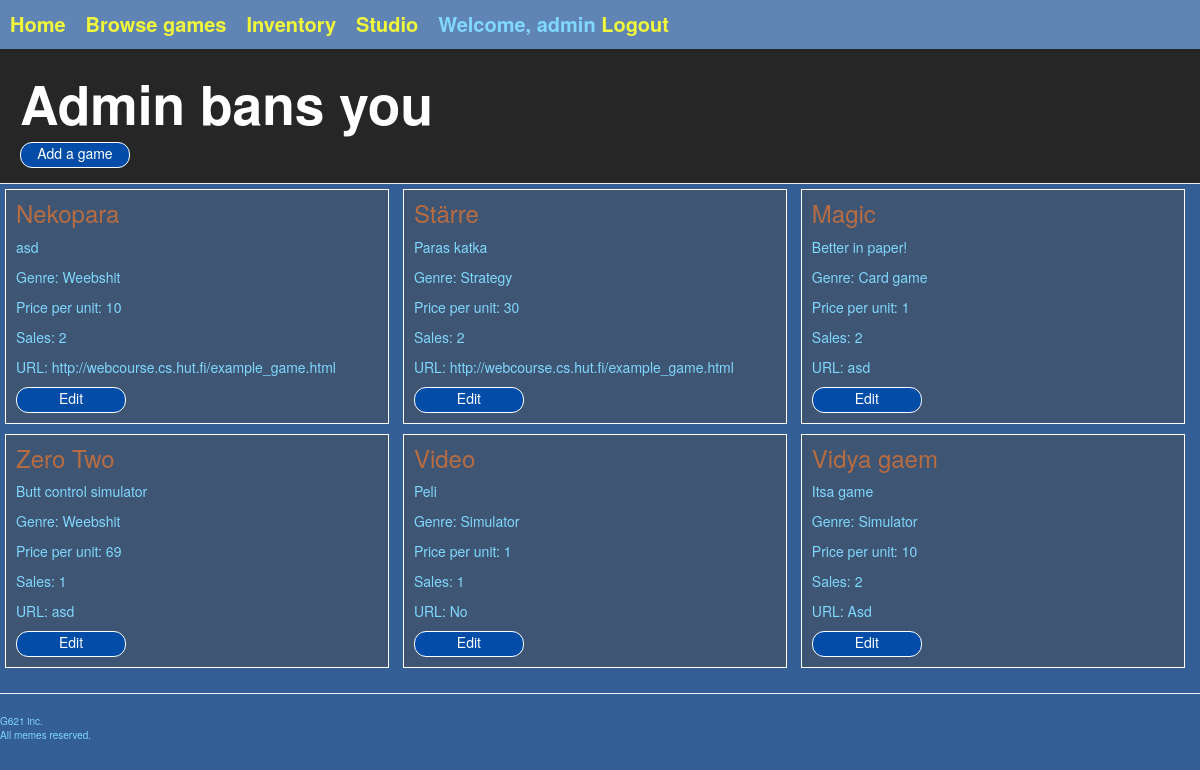
/studio/ (signed in), run on an earlier commit of the app's database.
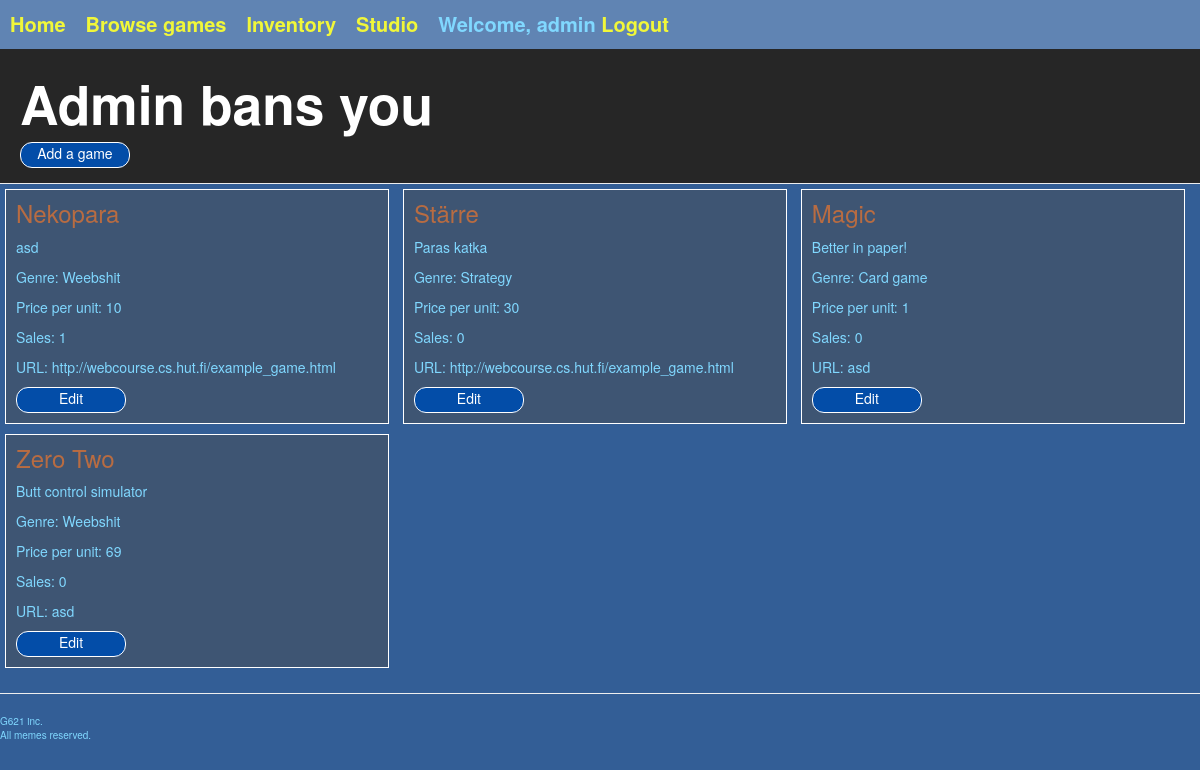
And on a later commit of the database.
### gameshop/models.py (models this page shows, shortened)
class Profile(models.Model):
    user = models.OneToOneField(User, on_delete=models.CASCADE)
    activated = models.BooleanField(default=False)
    link = models.CharField(max_length=50, default='')
    def gamesOwned(self):
        return Game.objects.filter(owner=Developer.objects.get(profile=self))

class Developer(models.Model):
    profile = models.OneToOneField(Profile, on_delete=models.CASCADE)
    studioname = models.CharField(max_length=50)

class Game(models.Model):
    id = models.AutoField(auto_created=True, primary_key=True)
    name = models.CharField(max_length=50)
    description = models.TextField(max_length=500)
    genre = models.ForeignKey(Genre, on_delete=models.CASCADE)
    sales = models.IntegerField(default=0)
    price = models.IntegerField(default=0)
    owner = models.ForeignKey(Developer, on_delete=models.CASCADE)
    url = models.CharField(max_length=300, default='http://webcourse.cs.hut.fi/example_game.html')
    bought = models.ManyToManyField(Profile, blank=True, through="Game_state")

class Genre(models.Model):
    name = models.CharField(max_length=20)

### gameshop/views.py (the view)
# urls.py: path('studio/', studio),
@login_required(login_url='/login/')
def studio(request):
    template = loader.get_template("gameshop/inventory/studio.html")
    context = getUserContext(request.user)
    return HttpResponse(template.render(context))

### gameshop/helpers.py (called while the page is built)
def getUserContext(user):
    if not user or user.is_anonymous:
        return { "profile": None, "developer": None }
    try:
        profile = Profile.objects.get(user=user)
    except Profile.DoesNotExist:
        profile = None
    try:
        developer = Developer.objects.get(profile=profile)
    except Developer.DoesNotExist:
        developer = None
    return { "profile": profile, "developer": developer }

### gameshop/templates/gameshop/inventory/studio.html (shortened to what this page needs)
{% extends "gameshop/generic.html" %}
{% block pageHeader %}
  <div class="page-header">
    <h1>
      {{ developer.studioname }}
    </h1>
    <form action="/studio/addgame/" class="add-game">
      <input class="play-now-button" type="submit" value="Add a game" />
    </form>
  </div>
{% endblock %}
{% block content %}
  {% for game in profile.gamesOwned %}
    <div class="store-block">
      <h3>{{ game.name }}</h3>
      <p class="game-description">
        {{ game.description }}
      </p>
      <p>Genre: {{ game.genre.name }}</p>
      <p>Price per unit: {{ game.price }}</p>
      <p>Sales: {{ game.sales }}</p>
      <p>URL: {{ game.url }}</p>
      <form action="/studio/{{ game.id }}/">
        <input class="play-now-button" type="submit" value="Edit" />
      </form>
    </div>
  {% endfor %}
{% endblock %}

### gameshop/templates/gameshop/generic.html (shortened to what this page needs)
<!DOCTYPE html>
<html>
  <head>
    {% load staticfiles %}
    <link rel="stylesheet" href="//maxcdn.bootstrapcdn.com/bootstrap/3.2.0/css/bootstrap.min.css">
    <link rel="stylesheet" href="//maxcdn.bootstrapcdn.com/bootstrap/3.2.0/css/bootstrap-theme.min.css">
    <link rel="stylesheet" href="{% static 'css/gameshop.css' %}">
  </head>
  <body>
  {% include "gameshop/common/link_header.html" %}
  {% block pageHeader %}{% endblock %}
  {% block content %}{% endblock %}
  <div id="footer">
    {% include "gameshop/common/footer.html" %}
  </div>
  </body>
</html>

### gameshop/templates/gameshop/common/link_header.html
<div class="link-header">
  <div class="grid-container">
    <div class="grid-item1"><a href="/">Home</a></div>
    <div class="grid-item2"><a href="/shop/">Browse games</a></div>
    <div class="grid-item3"><a href="/inventory/">Inventory</a></div>
    {% if developer %}
      <div class="grid-item5"><a href="/studio/">Studio</a></div>
    {% endif %}
    {% if profile %}
      <div class="grid-login">
        Welcome, {{ profile.user.username }}
        <a href="/logout/">Logout</a>
      </div>
    {% else %}
      <div class="grid-login">
        <a href="/login/">Login</a>
      </div>
    {% endif %}
  </div>
</div>

### gameshop/templates/gameshop/common/footer.html
<div class="footer">
  <hr>
  <p>G621 inc.<br>
  All memes reserved.</p>
</div>

### gameshop/static/css/gameshop.css (style rules this page uses)
:root { --page-bg: #335E96; --page-header-bg: #262626; --page-header-txt: #FFFFFF; --header-bg: #6084B3; --text: #80D8FF; --link: #F1F739; --head: #B86C42; --store-block-bg: #3E5573; --store-block-border: #FFFFFF; --shop-buy-button: #FFFFFF; --disabled: #727984; --disabled-bg: #c7c8c9; --buy-button-txt: #3a6041; --buy-button-bg: #06cc2d; --play-button-bg: #034da8; }
input, select, textarea, .submit { color: #21213d; }
.page-header { background-color: var(--page-header-bg); margin: 0; padding: 15px 15px 15px 20px; }
h1, h2, h3, h4, h5, h6, h7 { color: var(--head); margin-top: 0; }
.page-header h1, .page-header h1 a, .page-header h1 a:visited, .page-header h1 a:active { color: var(--page-header-txt); font-size: 40pt; font-weight: 900; margin-top: 10px; margin-bottom: 10px; }
.footer { color: var(--text); font-size: 10px; margin: 10; }
.store-block { background-color: var(--store-block-bg); border: solid 1px var(--store-block-border); padding: 10px; margin: 5px; width: 32%; display: inline-table; }
.play-now-button, .submit-game, .shop_buy { background-color: var(--head); color: var(--shop-buy-button); display: inline-block; text-decoration: none; padding: 8px 16px; border: solid 1px var(--shop-buy-button); }
a { color: var(--link); }
form { color: var(--head); }
body { background-color: var(--page-bg); padding: 0; color: var(--text); }
.link-header { background-color: var(--header-bg); font-size: 15pt; padding: 10px; font-weight: bold; }
.grid-container { display: inline-grid; grid-template-areas: "item1 item2 item3 item4 item5" "login login login login login"; grid-column-gap: 20px; }
.play-now-button { background-color: var(--play-button-bg); color: var(--shop-buy-button); display: inline-block; text-decoration: none; padding-top: 0px; padding-bottom: 4px; border: solid 1px var(--shop-buy-button); border-radius: 12px; width:110px; }

What changed in the data, as far as the page shows it:
removed Game: name "Video", description "Peli", genre.name "Simulator", price "1", sales "1", url "No"
removed Game: name "Vidya gaem", description "Itsa game", genre.name "Simulator", price "10", sales "2", url "Asd"
changed Game "Nekopara": sales "2" → "1"
changed Game "Stärre": sales "2" → "0"
changed Game "Magic": sales "2" → "0"
changed Game "Zero Two": sales "1" → "0"
